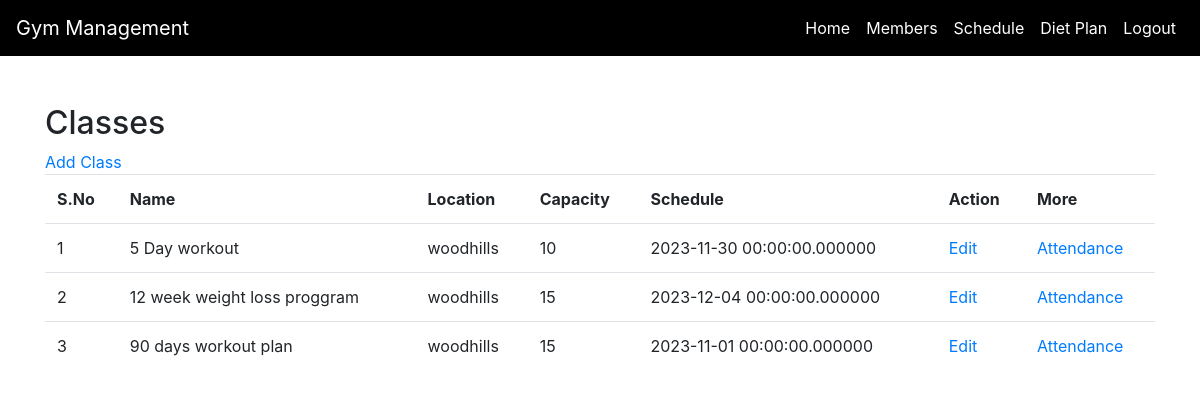
Page /empclasses.php (signed in) on the committed database.
### tables this page shows
CREATE TABLE `class_schedule` (
  `class_id` int(11) NOT NULL,
  `schedule_time` datetime(6) DEFAULT NULL,
  `capacity` int(11) DEFAULT NULL,
  `location` varchar(255) DEFAULT NULL,
  `name` varchar(255) DEFAULT NULL,
  `employee_id` int(11) DEFAULT NULL
);

### empclasses.php (the view, shortened to what this page needs)
<?php
$role=$_SESSION['employee'];
$empid=$_SESSION['empid'];
$con = mysqli_connect("localhost:3307","root","","gym_management_system");
if($role=="manager"){
    $mems=mysqli_query($con,"select * from member m");
}
else{
    $classes=mysqli_query($con,"select * from class_schedule where employee_id=$empid");
}
?>
<!DOCTYPE html>
<html lang="en">
<head>
    <link rel="stylesheet" href="https://stackpath.bootstrapcdn.com/bootstrap/4.3.1/css/bootstrap.min.css">
</head>
<body>
    <nav class="navbar navbar-expand-lg navbar-dark fixed-top">
        <a class="navbar-brand" href="#">Gym Management</a>
        <div class="collapse navbar-collapse" id="navbarNav">
        <ul class="navbar-nav ml-auto">
            <li class="nav-item active">
                <a class="nav-link" href="empdashboard.php">Home</a>
            </li>
            <li class="nav-item">
                <a class="nav-link" href="empmembers.php">Members</a>
            </li>
            <li class="nav-item">
                <a class="nav-link" href="empclasses.php">Schedule</a>
            </li>
            <li class="nav-item">
                <a class="nav-link" href="empdietplan.php">Diet Plan</a>
            </li>
            <li class="nav-item">
                <a class="nav-link" href="logout.php">Logout</a>
            </li>
        </ul>
    </div>
    </nav>
    <div class="container mt-5">
    <h2>Classes</h2>
                <a href='empclass-add.php'>Add Class</a>
    <?php
   if($role!="manager")
   {
    echo "<table class='table'>";
   echo "<tr>
   <th>S.No</th>
   <th>Name</th>
   <th>Location</th>
   <th>Capacity</th>
   <th>Schedule</th>
   <th>Action</th>
   <th>More</th>
   </tr>";
   if(mysqli_num_rows($classes)>0){
    $i=1;
       while($arr=mysqli_fetch_row($classes))
       {
        $date=substr($arr[1],0,10);
       echo "<tr>
       <td>$i</td>
       <td>$arr[4]</td>
       <td>$arr[3]</td>
       <td>$arr[2]</td>
       <td>$arr[1]</td>
       <td>";
        echo"<a href='classes-edit.php?id=$arr[0]&name=$arr[4]&location=$arr[3]&capacity=$arr[2]&schedule=$date'>Edit</a>";
        echo"</td>
        <td>";
        echo"<a href='viewattendance.php?id=$arr[0]&name=$arr[4]'>Attendance</a>";
        echo"</td>
       </tr>";
    $i+=1;
    }
       echo "</table>";
   }
}
else{
}
   ?>
    </div>
</body>
</html>

### empclasses.php (style rules this page uses)
body { padding-top: 56px; }
.navbar { background-color: #000; }
.navbar-dark .navbar-nav .nav-link { color: #fff; }

### rows in the picture
class_schedule: name "5 Day workout", location "woodhills", capacity "10", schedule_time "2023-11-30 00:00:00.000000"
class_schedule: name "12 week weight loss proggram", location "woodhills", capacity "15", schedule_time "2023-12-04 00:00:00.000000"
class_schedule: name "90 days workout plan", location "woodhills", capacity "15", schedule_time "2023-11-01 00:00:00.000000"
